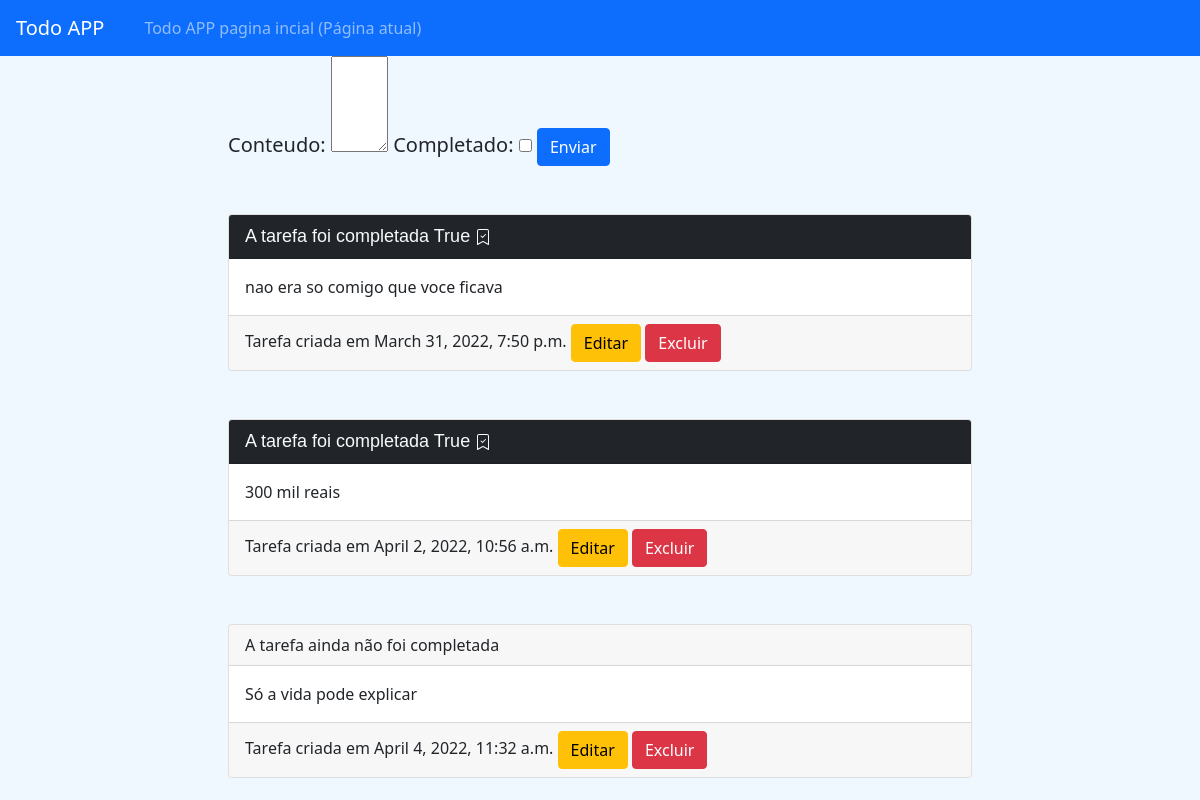
The page / on the database its author committed.
### lists/models.py (models this page shows, shortened)
class Tarefa(models.Model):
    conteudo = models.TextField()
    completado = models.BooleanField(default=False)
    criado = models.DateTimeField(auto_now_add=True)

### lists/views.py (the view, shortened to what this page needs)
# urls.py: path('',views.todas_tarefas,name='todas_tarefas'),
def todas_tarefas (request):
    tarefas =Tarefa.objects.all()
    form= TarefaForm()
    context={
        'tarefas':tarefas,
        'form':form,
    }
    return render (request,'index.html',context)

### lists/forms.py
class TarefaForm(forms.ModelForm):
    class Meta:
        model=Tarefa
        widgets = {
          'conteudo': forms.Textarea(attrs={'rows':'3', 'cols':'3'}),
        }
        fields = ('__all__')

### lists/templates/index.html (shortened to what this page needs)
<!DOCTYPE html>
{% load bootstrap %}
<html lang="pt-br">
<head>
    <link href="https://cdn.jsdelivr.net/npm/bootstrap@5.0.0-beta1/dist/css/bootstrap.min.css" rel="stylesheet">
</head>
<body>
    {% include 'navbar.html' %}
  <div class="container">
      <div class="col-md-8 mx-auto " style="font-size: 20px;">
            <form  method="post">
                {{form|bootstrap}}
                <button type="submit" class="btn btn-primary"> Enviar </button>
            </form>
      </div>
    <div class="col-md-8 mx-auto mt-4">
        {% for tarefa in tarefas %}
        <div class="card mt-5 bg-gray">
        {% if tarefa.completado  %}
            <div class=" card-header text-light bg-dark " style="font-size: large; font-family: 'Arial Narrow Bold', sans-serif;">
      A tarefa foi completada      {{tarefa.completado}}
            </div>
        {% else %}
        <div class=" card-header  ">
            A tarefa ainda não foi completada
        </div>
        {% endif %}
            <div class="card-body">
                {{tarefa.conteudo }}
            </div>
            <div class="card-footer">
                Tarefa criada em {{tarefa.criado}}
                    <a href="{% url 'editar' tarefa.id %}" class="btn btn-warning"> Editar </a>
                    <a href="{% url 'delete' tarefa.id %}" class="btn btn-danger"> Excluir </a>
            </div>
        </div>
        {% endfor %}
    </div>
  </div>
</html>

### lists/templates/navbar.html (shortened to what this page needs)
<nav class="navbar navbar-expand-lg navbar-dark bg-primary">
    <a class="navbar-brand px-3 " href="#">Todo APP</a>
    <div class="collapse navbar-collapse" id="navbarNav">
      <ul class="navbar-nav">
        <li class="nav-item active">
          <a class="nav-link" href="{% url 'todas_tarefas' %}">Todo APP pagina incial <span class="sr-only">(Página atual)</span></a>
        </li>
      </ul>
    </div>
  </nav>

### lists/templates/index.html (style rules this page uses)
body { background-color: aliceblue; }

### rows shown on the page
Tarefa: completado "True", conteudo "nao era so comigo que voce ficava", criado "March 31, 2022, 7:50 p.m."
Tarefa: completado "True", conteudo "300 mil reais", criado "April 2, 2022, 10:56 a.m."
Tarefa: completado "A tarefa ainda não foi completada", conteudo "Só a vida pode explicar", criado "April 4, 2022, 11:32 a.m."
